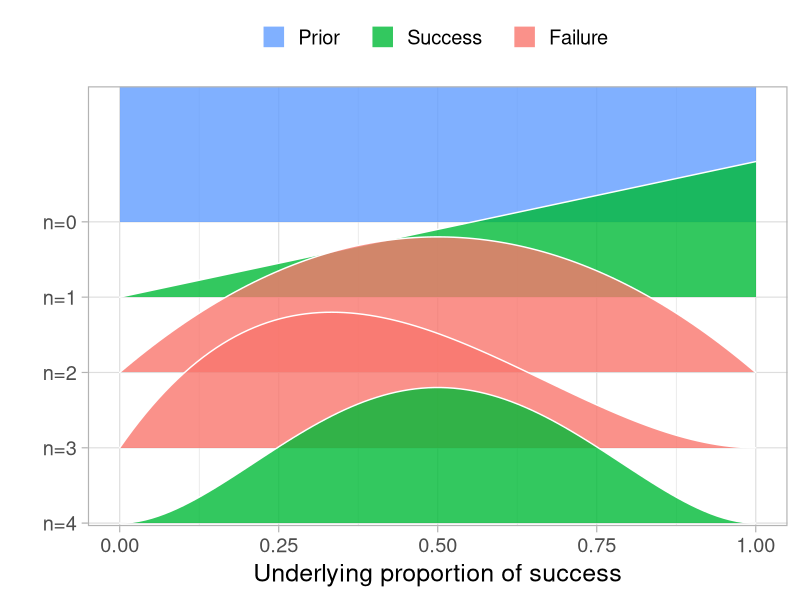
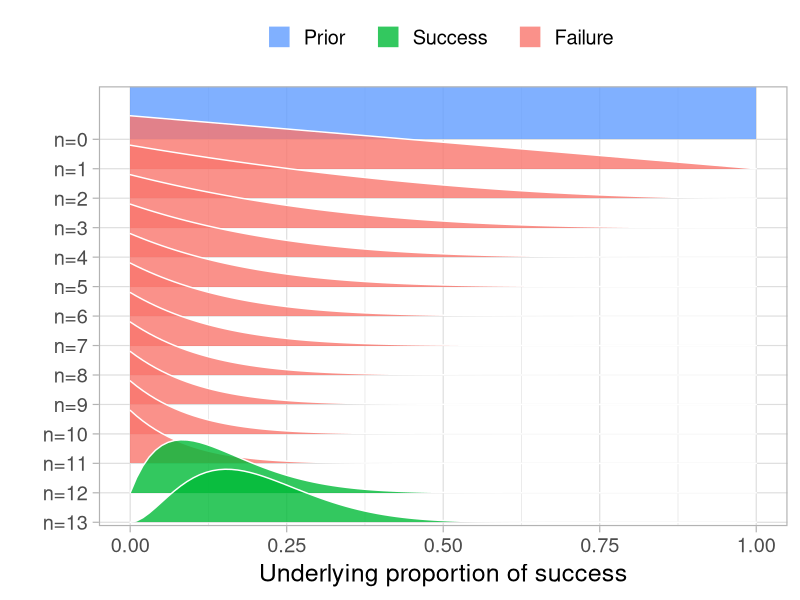
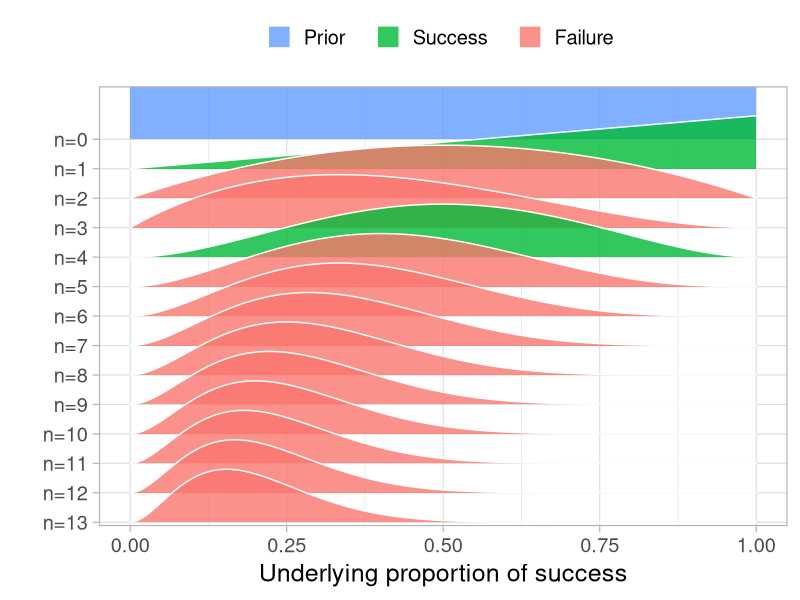
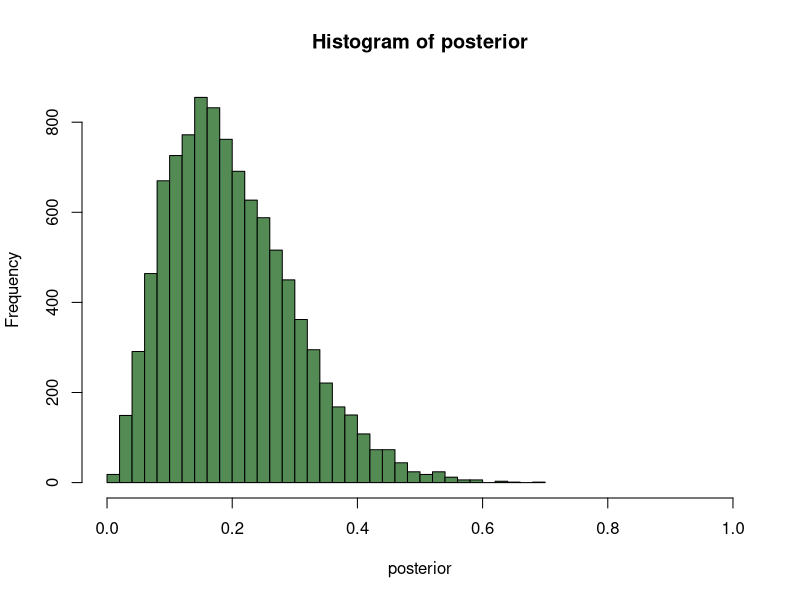
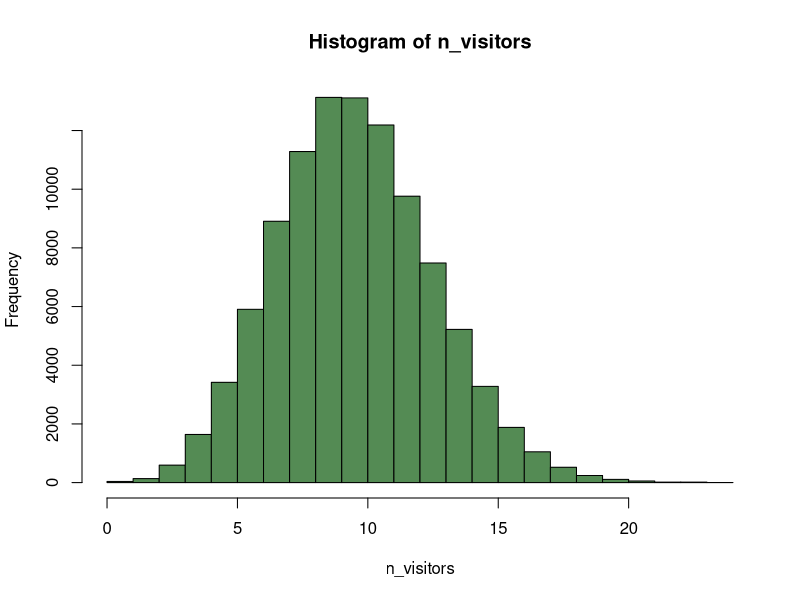
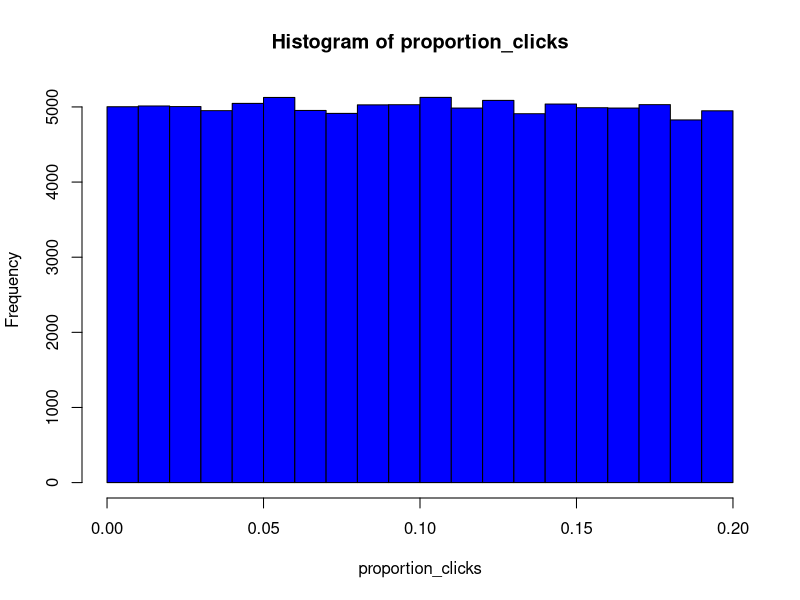
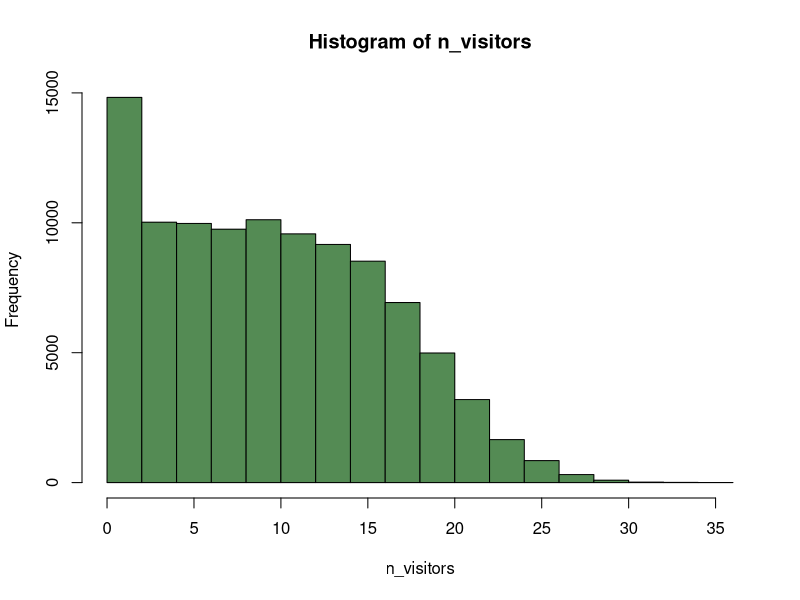
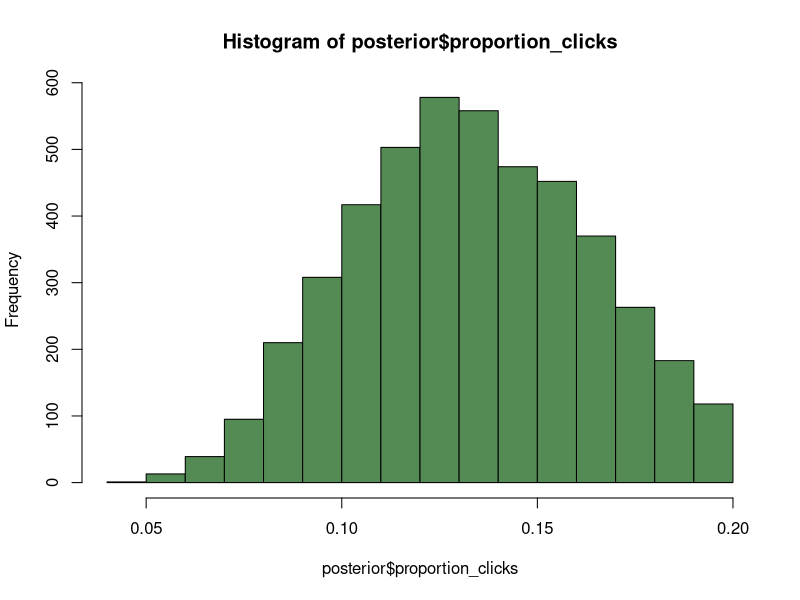

These figures' R source, in order:
## ---- chunk 1
knitr::opts_chunk$set(echo = TRUE)
options(repos="https://CRAN.R-project.org")
## ---- chunk 2
library(tidyverse)
library(ggridges)

prop_model <- function (data = c(), prior_prop = c(1, 1), n_draws = 10000, 
    show_plot = TRUE) 
{
    data <- as.logical(data)
    proportion_success <- c(0, seq(0, 1, length.out = 100), 1)
    data_indices <- round(seq(0, length(data), length.out = min(length(data) + 
        1, 20)))
    post_curves <- map_dfr(data_indices, function(i) {
        value <- ifelse(i == 0, "Prior", ifelse(data[i], "Success", 
            "Failure"))
        label <- paste0("n=", i)
        probability <- dbeta(proportion_success, prior_prop[1] + 
            sum(data[seq_len(i)]), prior_prop[2] + sum(!data[seq_len(i)]))
        probability <- probability/max(probability)
        tibble(value, label, proportion_success, probability)
    })
    post_curves$label <- fct_rev(factor(post_curves$label, levels = paste0("n=", 
        data_indices)))
    post_curves$value <- factor(post_curves$value, levels = c("Prior", 
        "Success", "Failure"))
    p <- ggplot(post_curves, aes(x = proportion_success, y = label, 
        height = probability, fill = value)) + geom_density_ridges(stat = "identity", 
        color = "white", alpha = 0.8, panel_scaling = TRUE, size = 1) + 
        scale_y_discrete("", expand = c(0.01, 0)) + scale_x_continuous("Underlying proportion of success") + 
        scale_fill_manual(values = hcl(120 * 2:0 + 15, 100, 65), 
            name = "", drop = FALSE, labels = c("Prior   ", "Success   ", 
                "Failure   ")) + theme_light(base_size = 18) + 
        theme(legend.position = "top")
    if (show_plot) {
        print(p)
    }
    invisible(rbeta(n_draws, prior_prop[1] + sum(data), prior_prop[2] + 
        sum(!data)))
}
## ---- chunk 3
data <- c(1, 0, 0, 1)
prop_model(data)
## ---- chunk 4
# Update the data and rerun prop_model
data = c(rep.int(0, 11), 1, 1)
prop_model(data)
## ---- chunk 5
data = c(1, 0, 0, 1, 0, 0,
         0, 0, 0, 0, 0, 0, 0)
         
# Extract and explore the posterior
posterior <- prop_model(data)
head(posterior)

# Plot the histogram of the posterior
hist(posterior, breaks = 30, xlim = c(0, 1), col = "palegreen4")
## ---- chunk 6
# Calculate the median
median(posterior)
## ---- chunk 7
# Calculate the credible interval
quantile(posterior, c(0.05, 0.95))
## ---- chunk 8
# Calculate the sum
sum(posterior > 0.07)

# Calculate the probability
sum(posterior > 0.07)/length(posterior)
## ---- chunk 9
# The generative zombie drug model

# Set parameters
prop_success <- 0.42
n_zombies <- 100

# Simulating data
data <- c()
for(zombie in 1:n_zombies) {
  data[zombie] <- runif(1, min = 0, max = 1) < prop_success
}

data <- as.numeric(data)
data

# Count cured
data <- sum(data)
data
## ---- chunk 10
# Try out rbinom
rbinom(n = 1, size = 100, prob = 0.42)

# Change the parameters
rbinom(n = 200, size = 100, prob = 0.42)
## ---- chunk 11
# Fill in the parameters
n_samples <- 100000
n_ads_shown <- 100
proportion_clicks <- 0.10
n_visitors <- rbinom(n_samples, size = n_ads_shown, 
                     prob = proportion_clicks)

# Visualize n_visitors
hist(n_visitors, breaks = 25, col = "palegreen4")
## ---- chunk 12
n_samples <- 100000
n_ads_shown <- 100

# Update proportion_clicks
proportion_clicks <- runif(n = n_samples, min = 0.0, max = 0.2)

n_visitors <- rbinom(n = n_samples, size = n_ads_shown, prob = proportion_clicks)
## ---- chunk 13
# Visualize proportion clicks
hist(proportion_clicks, col = "blue")
## ---- chunk 14
# Visualize n_visitors
hist(n_visitors, col = "palegreen4")
## ---- chunk 15
# Create the prior data frame
prior <- data.frame(proportion_clicks, n_visitors)

# Examine the prior data frame
head(prior)
## ---- chunk 16
# Create the posterior data frame
posterior <- prior[prior$n_visitors == 13, ]

# Visualize posterior proportion clicks
hist(posterior$proportion_clicks, col = "palegreen4")
## ---- chunk 17
# Assign posterior to a new variable called prior
prior <- posterior

# Take a look at the first rows in prior
head(prior)

# Replace prior$n_visitors with a new sample and visualize the result
n_samples <-  nrow(prior)
n_ads_shown <- 100
prior$n_visitors <- rbinom(n_samples, size = n_ads_shown,
                           prob = prior$proportion_clicks)
hist(prior$n_visitors, col = "palegreen4")

# Calculate the probability that you will get 5 or more visitors
sum(prior$n_visitors >= 5)/length(prior$n_visitors)
